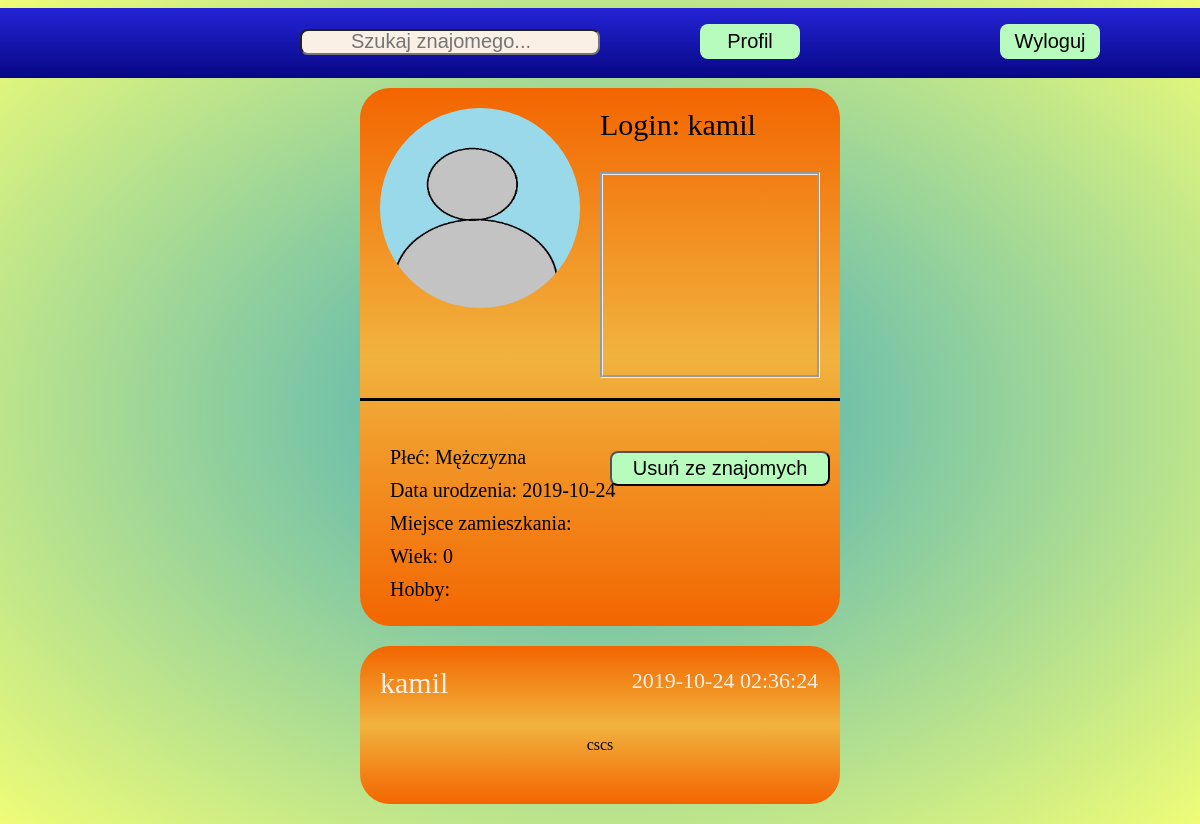
The app's page /profil.php?LOGIN=kamil (signed in) with its own data.
### tables this page shows
CREATE TABLE `uzytkownicy` (
  `ID` int(11) NOT NULL,
  `LOGIN` varchar(100) NOT NULL,
  `HASLO` varchar(254) NOT NULL,
  `EMAIL` varchar(100) NOT NULL,
  `URODZENIE` date NOT NULL,
  `PLEC` varchar(10) NOT NULL,
  `OPIS` text,
  `MIEJSCOWOSC` text,
  `HOBBY` text,
  `profilowe` text NOT NULL
);

CREATE TABLE `posty` (
  `ID` int(11) NOT NULL,
  `ID_LOGIN` int(11) NOT NULL,
  `TEKST` text NOT NULL,
  `DATA` datetime NOT NULL
);

### profil.php (the view, shortened to what this page needs)
<!doctype html>
    <html>
        <head>
            <link rel="stylesheet" href="style.css">
            <link rel="stylesheet" href="tablica.css">
            <link rel="stylesheet" href="szukaj_znajomego.css">
        </head>
        <body>
                <div class="strona">
                        <?php include "menu.php" ?>
                        <div class="log">
                            <div class="x"></div>
                            <div class=y_kontener>
                            <div class="y">
                                <?php
                                    require_once "polaczenie.php";
                                    $login = $_SESSION['zalogowany-user'];
                                    $login_link = $_SESSION['login_link'];
                                    try
                                    {
                                        $conn = new mysqli($servername, $username, $password, $dbname);
                                        if ($conn->connect_error)
                                            {
                                                throw new Exception(mysqli_connect_errno());
                                            }
                                        else
                                        {
                                            if($rezultat = $conn->query("SELECT *,TIMESTAMPDIFF(YEAR,URODZENIE,CURDATE()) AS WIEK FROM uzytkownicy WHERE ID = (SELECT ID FROM uzytkownicy WHERE LOGIN='$login_link')"))
                                            {
                                                if ($rezultat->num_rows > 0)
                                                {
                                                        $wiersz = $rezultat->fetch_assoc();
                                                        echo "<div class='lewo'>";
                                                        echo "<img src='./img/".$wiersz["LOGIN"].".jpg'  height='200' width='200'>";
                                                        echo "</div>";
                                                        if($wiersz["PLEC"]=="K") $wiersz["PLEC"]="Kobieta";
                                                        else $wiersz["PLEC"]="Mężczyzna";
                                                        echo "<div class='prawo'>";
                                                        echo "<div class='login'> Login: ".$wiersz["LOGIN"]."</div>";
                                                        echo "<div class='opis'>".$wiersz["OPIS"]."</div>";
                                                        echo "</div>";
                                                        echo "<div class='informacje'>";
                                                        echo "<div class='naglowek'></div>";
                                                        echo "<div class='info'>";
                                                        echo "<div class='dane'> Płeć: ".$wiersz["PLEC"]."</div>";
                                                        echo "<div class='dane'> Data urodzenia: ".$wiersz["URODZENIE"]."</div>";
                                                        echo "<div class='dane'> Miejsce zamieszkania: ".$wiersz["MIEJSCOWOSC"]."</div>";
                                                        echo "<div class='dane'> Wiek: ".$wiersz["WIEK"]."</div>";
                                                        echo "<div class='dane'> Hobby: ".$wiersz["HOBBY"]."</div>";
                                                        echo "</div>";
                                                }
                                                else
                                                {
                                                    throw new Exception($conn->connect_error);
                                                }
                                            }
                                            else
                                            {
                                                throw new Exception($conn->connect_error);
                                            }
                                            if($login!=$login_link)
                                            {
                                                if($rezultat = $conn->query("SELECT * FROM zaproszenia WHERE PRZYJMUJACY = (SELECT ID FROM uzytkownicy WHERE LOGIN='$login') AND ZAPRASZAJACY = (SELECT ID FROM uzytkownicy WHERE LOGIN='$login_link')"))
                                                if ($rezultat->num_rows > 0)
                                                {
                                                    $wiersz = $rezultat->fetch_assoc();
                                                    echo "<div class='znajomi'>";
                                                    echo "<form action='profil.php' method='post'>";
                                                    echo "<input type='submit' name='przyjmnij_do_znajomych' value='Przyjmnij do znajomych' class='zapros'>";
                                                    echo "</form>";
                                                    echo "</div>";
                                                }
                                                else
                                                {
                                                    if($rezultat = $conn->query("SELECT * FROM zaproszenia WHERE ZAPRASZAJACY = (SELECT ID FROM uzytkownicy WHERE LOGIN='$login') AND PRZYJMUJACY = (SELECT ID FROM uzytkownicy WHERE LOGIN='$login_link')"))
                                                    {
                                                        if ($rezultat->num_rows > 0)
                                                        {
                                                            $wiersz = $rezultat->fetch_assoc();
                                                            echo "<div class='znajomi'>";
                                                            echo "<form action='profil.php' method='post'>";
                                                            echo "<input type='submit' name='anuluj_zaproszenie' value='Anuluj zaproszenie' class='zapros'>";
                                                            echo "</form>";
                                                            echo "</div>";
                                                        }
                                                                else
                                                                {
                                                                    if($rezultat = $conn->query("SELECT * FROM znajomi WHERE ID_LOGIN_1 = (SELECT ID FROM uzytkownicy WHERE LOGIN='$login') AND ID_LOGIN_2 = (SELECT ID FROM uzytkownicy WHERE LOGIN='$login_link') OR ID_LOGIN_2 = (SELECT ID FROM uzytkownicy WHERE LOGIN='$login') AND ID_LOGIN_1 = (SELECT ID FROM uzytkownicy WHERE LOGIN='$login_link') "))
                                                                        if ($rezultat->num_rows > 0)
                                                                        {
                                                                            echo "<div class='znajomi'>";
                                                                            echo "<form action='profil.php' method='post'>";
                                                                            echo "<input type='submit' name='usun_ze_znajomych' value='Usuń ze znajomych' class='zapros'>";
                                                                            echo "</form>";
                                                                            echo "</div>";
                                                                        }
                                                                        else
                                                                        {
                                                                            echo "<div class='znajomi'>";
                                                                            echo "<form action='profil.php' method='post'>";
                                                                            echo "<input type='submit' name='zapros_do_znajomych' value='Zapros do znajomych' class='zapros'>";
                                                                            echo "</form>";
                                                                            echo "</div>";
                                                                        }
                                                                }
                                                    }
                                                }
                                            }
                                    }
                                }
                                    catch (Exception $e)
                                    {
                                        echo $e;
                                        die("<div class='server_blad'>Błąd połaczenia! Przepraszamy! Proszę spróbować za chwilę!</div>");
                                    }
                                ?>
                            </div>
                        </div>
                            <?php
                                 require_once "polaczenie.php";
                                 $login = $_SESSION['zalogowany-user'];
                                 try
                                 {
                                     $conn = new mysqli($servername, $username, $password, $dbname);
                                     if ($conn->connect_error)
                                         {
                                             throw new Exception(mysqli_connect_errno());
                                         }
                                     else
                                     {
                                        if($rezultat = $conn->query("SELECT * FROM znajomi WHERE ID_LOGIN_1 = (SELECT ID FROM uzytkownicy WHERE LOGIN='$login') AND ID_LOGIN_2 = (SELECT ID FROM uzytkownicy WHERE LOGIN='$login_link') OR ID_LOGIN_2 = (SELECT ID FROM uzytkownicy WHERE LOGIN='$login') AND ID_LOGIN_1 = (SELECT ID FROM uzytkownicy WHERE LOGIN='$login_link') "))
                                        if ($rezultat->num_rows > 0)
                                        {
                                            if($rezultat = $conn->query("SELECT TEKST,DATA,LOGIN FROM posty INNER JOIN uzytkownicy ON uzytkownicy.ID = posty.ID_LOGIN WHERE uzytkownicy.ID = (SELECT ID FROM uzytkownicy WHERE LOGIN='$login_link') ORDER BY DATA DESC"))
                                            {
                                                if ($rezultat->num_rows > 0)
                                                {
                                                    while($wiersz = $rezultat->fetch_assoc())
                                                    {
                                                        echo "<div class='y'>";
                                                        echo "<div class='autor'>";
                                                        echo "<a href='profil.php?LOGIN=".$wiersz["LOGIN"]."' class='link_autor'>".$wiersz["LOGIN"]."</a>";
                                                        echo "<div class='data'>".$wiersz["DATA"]."</div>";
                                                        echo "</div>";
                                                        echo "<div class='tekst'>".$wiersz["TEKST"]."</div>";
                                                        echo "</div>";
                                                    }
                                                }
                                            }
                                            else
                                            {
                                                throw new Exception($conn->connect_error);
                                            }
                                        }
                                    }
                                 }
                                catch (Exception $e)
								{
									die("<div class='server_blad'>Błąd połaczenia! Przepraszamy! Proszę spróbować za chwilę!</div>");
								}
                            ?>
                            </div>
                            <div class="x">
                            </div>
                        </div>
                    </div>
                </div>
        </body>
    </html>

### style.css (style rules this page uses)
body { margin-left: auto; margin-right: auto; background: radial-gradient(rgba(20, 150, 173, 0.808),rgba(225, 250, 4, 0.541)); width: 100%; height: 100%; min-height: 730px; }
.log { width:100%; height: 300px; }
.x { width:30%; float: left; min-height: 100px; height: 100%; }
.y { width:40%; min-width: 400px; background: linear-gradient(rgb(243, 101, 0),rgb(241, 179, 62),rgb(243, 101, 0)); text-align: center; padding-top: 20px; border-radius: 30px; float: left; }
input,textarea { background: rgb(184, 252, 189); }

### tablica.css (style rules this page uses)
.y { margin-bottom: 20px; width: 100%; }
.y_kontener { float: left; width:40%; min-width: 400px; }
.x { height: 20px; }
.autor { text-align: left; margin-left: 20px; padding-bottom: 30px; font-size: 20px; color: linen; }
.link_autor { text-decoration: none; color: linen; font-size: 30px; display: block; width: 50%; float: left; height: 30px; }
.data { text-align: center; font-size: 22px; color: linen; width: 50%; float: left; line-height: 30px; height: 30px; }
.tekst { width: 80%; margin-left: auto; margin-right: auto; margin-top: 40px; padding-bottom: 30px; }

### szukaj_znajomego.css (style rules this page uses)
.lewo { float: left; width: 50%; margin-bottom: 20px; }
.prawo { float: left; width: 50%; text-align: left; margin-bottom: 20px; }
.informacje { width: 100%; clear: both; }
img { border-radius: 100px; }
.login { font-size: 30px; margin-bottom: 30px; }
.opis { text-align: center; height: 100%; min-height: 200px; border-style: groove; margin-right: 20px; line-height: 200px; }
.naglowek { font-size: 30px; margin-bottom: 30px; border-top-style: solid; padding-top: 10px; }
.dane { padding: 5px; text-align: left; padding-left: 30px; font-size: 20px; }
.y { padding-bottom: 20px; }
.info { width: 50%; text-align: center; float: left; }
.znajomi { width: 50%; float: left; }
.zapros { width: 50%; min-width: 220px; border-radius: 8px; cursor: pointer; min-height: 35px; margin-top: 10px; font-size: 20px; }
.dane { width: 100%; }

### records on screen
uzytkownicy: LOGIN (picture), LOGIN "kamil", URODZENIE "2019-10-24"
posty: uzytkownicy.LOGIN "kamil", DATA "2019-10-24 02:36:24", TEKST "cscs"

### other values on screen
$wiersz["PLEC"] "Mężczyzna"
$wiersz["WIEK"] "0"
